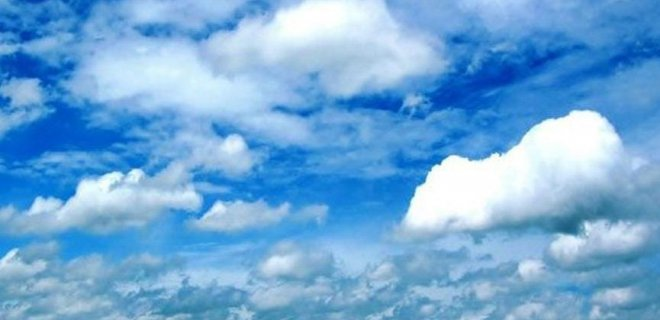
#> input picture OpenCv ile Grüntü İşleme/NYC.jpg, 660 x 320 px
$ python 'Bulanıklaştırma.py'
#> lines starting #> are read from the running program, lines starting #| are printed output that depends on the picture
# -*- coding: utf-8 -*-
"""
Created on Tue Jan 17 14:51:49 2023

@author: ozan
bulanıklaştırma
"""

import cv2
import matplotlib.pyplot as plt
import numpy as np

import warnings
warnings.filterwarnings("ignore")

img = cv2.imread("NYC.jpg")
#> img is the input picture: shape (320, 660, 3); mean B, G, R 216.3, 168.4, 111.2
img = cv2.cvtColor(img,cv2.COLOR_BGR2RGB)
plt.figure()
plt.imshow(img),plt.axis("off"),plt.title("Orijinal"),plt.show()

"""
ortalma bulanıklaştırma yöntemi
ortalama alınır ve merkezi ögenin yerine yerleştirilir

"""
# ksize = kernel size yani bulanıklaştırmayı yapacağım alanın 3*3 lük bir alanın ortalamasını alıp merkezdekini bunla değiştirmesini istiyorum
dst2 = cv2.blur(img , ksize = (3,3))
plt.figure(),plt.imshow(dst2),plt.axis("off"),plt.title("Ortalama blur")


"""
gaussian blur

"""

gb = cv2.GaussianBlur(img , ksize = (3,3),sigmaX = 7 )
plt.figure(),plt.imshow(gb),plt.axis("off"),plt.title("Gauss blur")


"""
medyan blur
"""

mb = cv2.medianBlur(img , ksize = 3 )
plt.figure(),plt.imshow(mb),plt.axis("off"),plt.title("Median blur")


def gaussianNoise(image):
    row,col,ch = image.shape
    mean = 0
    var = 0.05 #standart sapmayı önlemek için
    sigma = var**0.5

    gauss = np.random.normal(mean,sigma,(row,col,ch))
    gauss = gauss.reshape(row,col,ch)
    noisy = image + gauss

    return noisy

#içe aktar ve normalize et
img = cv2.imread("NYC.jpg")
img = cv2.cvtColor(img,cv2.COLOR_BGR2RGB)/255
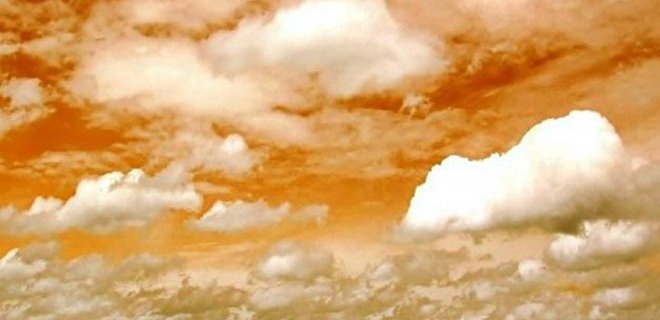
#> img: shape (320, 660, 3) float64; mean B, G, R 0.436, 0.66, 0.848
plt.figure()
plt.imshow(img),plt.axis("off"),plt.title("Orijinal"),plt.show()
# resim değerleri 0 ile 1 arasında artık eskiden 0 ile 255 arasındaydı

gaussianNoisyImage = gaussianNoise(img)
#> in gaussianNoise, `noisy = image + gauss`:
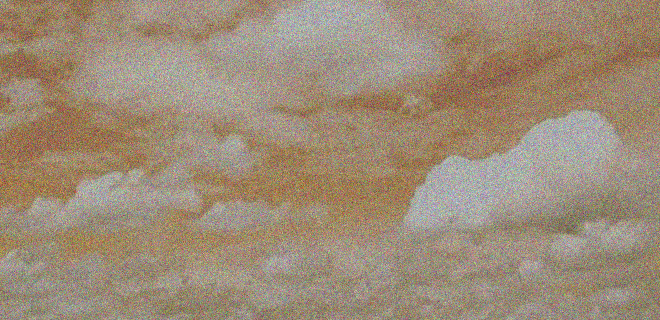
#> noisy: shape (320, 660, 3) float64; mean B, G, R 0.437, 0.661, 0.848; drawn with min black and max white
plt.figure()
plt.imshow(gaussianNoisyImage),plt.axis("off"),plt.title("Gauss Noisy"),plt.show()
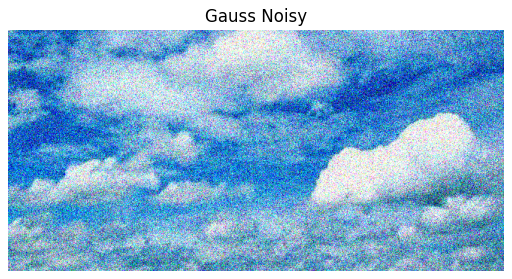
#> figure drawn by matplotlib, 1 panel; B, G, R data is drawn as R, G, B

# noise azaltmak için
# gaus blur
gb2 = cv2.GaussianBlur(gaussianNoisyImage , ksize = (3,3),sigmaX = 7 )
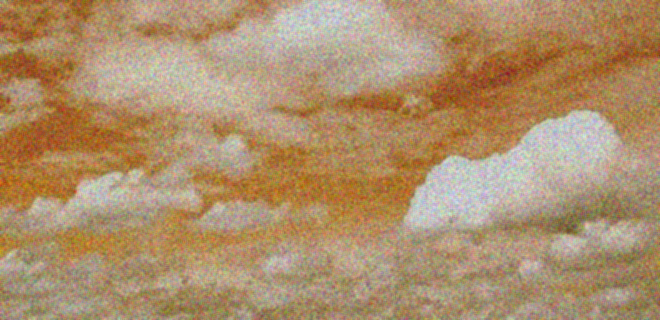
#> gb2: shape (320, 660, 3) float64; mean B, G, R 0.437, 0.661, 0.848; drawn with min black and max white
plt.figure(),plt.imshow(gb2),plt.axis("off"),plt.title("with Gauss blur")

# tuz karabiber görüntüsü

def saltPepperNoise(image):


    row,col,ch = image.shape
    s_vs_p = 0.5
    amount = 0.004
    noisy = np.copy(image)

    # salt beyaz
    num_salt = np.ceil(amount * image.size * s_vs_p) # beyaz nokta sayısı (ceil)
    coords = [np.random.randint(0, i - 1, int(num_salt)) for i in image.shape]
    # koordinatları belirlemek için
    noisy[coords] = 1
    # beyazın karşılığı 1
    # önce sayıyı sonra koordinatlarını rastgele sonra da rengini belirledik


    num_pepper = np.ceil(amount * image.size * (1 - s_vs_p)) #  nokta sayısı (ceil)
    # 1-s_vs_p dememizin sebebi siyah ve beyazın toplamı 1 oluyor
    coords = [np.random.randint(0, i - 1, int(num_pepper)) for i in image.shape] # koordinatları belirlemek için
    noisy[coords] = 0
    # siyahın karşılığı 0
    return noisy

spImage = saltPepperNoise(img)
#> (the run stopped early here; a loop or call above may not have finished)

$ run again, with OpenCv ile Grüntü İşleme/bird.jpg copied over OpenCv ile Grüntü İşleme/NYC.jpg
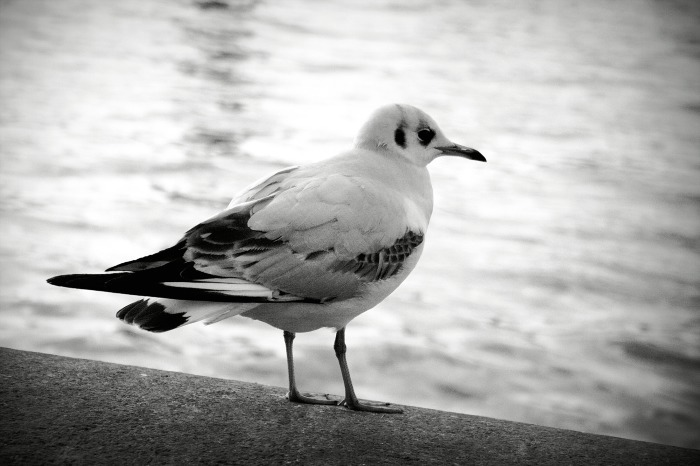
#> input picture OpenCv ile Grüntü İşleme/bird.jpg, 700 x 466 px
#> img is the input picture: shape (466, 700, 3); mean B, G, R 172.6, 174, 174
#> `plt.imshow(gaussianNoisyImage),plt.axis("off"),plt.title("Gauss Noisy"..`:
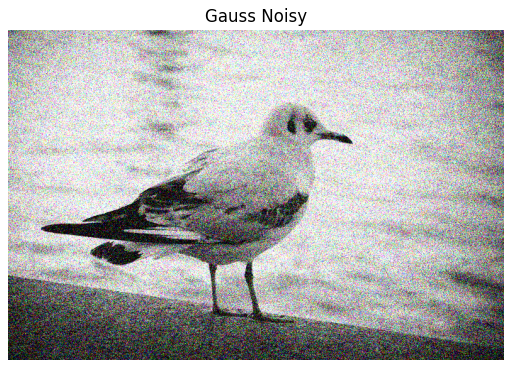
#> figure drawn by matplotlib, 1 panel; B, G, R data is drawn as R, G, B
#> `gb2 = cv2.GaussianBlur(gaussianNoisyImage , ksize = (3,3),sigmaX = 7 )`:
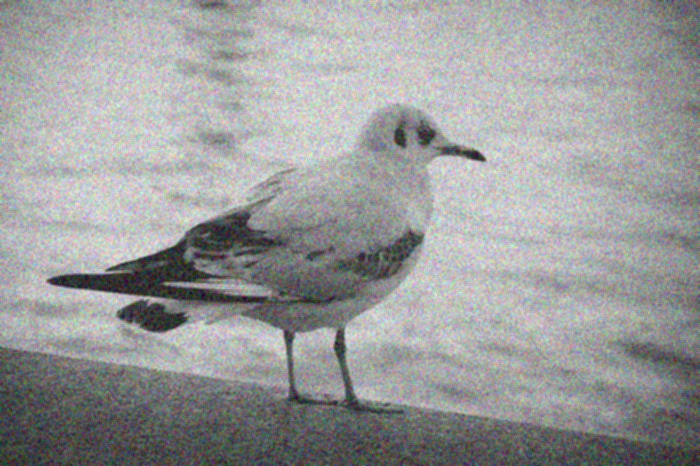
#> gb2: shape (466, 700, 3) float64; mean B, G, R 0.683, 0.683, 0.677; drawn with min black and max white
